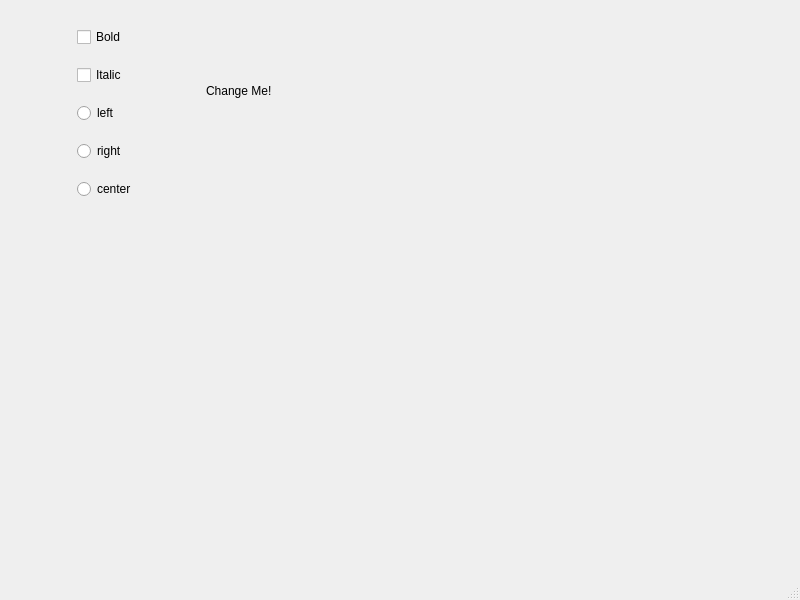
<?xml version="1.0" encoding="UTF-8"?>
<ui version="4.0">
 <class>MainWindow</class>
 <widget class="QMainWindow" name="MainWindow">
  <property name="geometry">
   <rect>
    <x>0</x>
    <y>0</y>
    <width>800</width>
    <height>600</height>
   </rect>
  </property>
  <property name="windowTitle">
   <string>MainWindow</string>
  </property>
  <widget class="QWidget" name="centralwidget">
   <widget class="QLabel" name="label">
    <property name="geometry">
     <rect>
      <x>206</x>
      <y>60</y>
      <width>251</width>
      <height>61</height>
     </rect>
    </property>
    <property name="text">
     <string>Change Me!</string>
    </property>
   </widget>
   <widget class="QWidget" name="">
    <property name="geometry">
     <rect>
      <x>77</x>
      <y>15</y>
      <width>501</width>
      <height>201</height>
     </rect>
    </property>
    <layout class="QVBoxLayout" name="verticalLayout">
     <item>
      <widget class="QCheckBox" name="checkBox_1">
       <property name="text">
        <string>Bold</string>
       </property>
      </widget>
     </item>
     <item>
      <widget class="QCheckBox" name="checkBox_2">
       <property name="text">
        <string>Italic</string>
       </property>
      </widget>
     </item>
     <item>
      <widget class="QRadioButton" name="radioButton_1">
       <property name="text">
        <string>left</string>
       </property>
      </widget>
     </item>
     <item>
      <widget class="QRadioButton" name="radioButton_2">
       <property name="text">
        <string>right</string>
       </property>
      </widget>
     </item>
     <item>
      <widget class="QRadioButton" name="radioButton_3">
       <property name="text">
        <string>center</string>
       </property>
      </widget>
     </item>
    </layout>
   </widget>
  </widget>
  <widget class="QMenuBar" name="menubar">
   <property name="geometry">
    <rect>
     <x>0</x>
     <y>0</y>
     <width>800</width>
     <height>21</height>
    </rect>
   </property>
  </widget>
  <widget class="QStatusBar" name="statusbar"/>
 </widget>
 <resources/>
 <connections/>
</ui>
